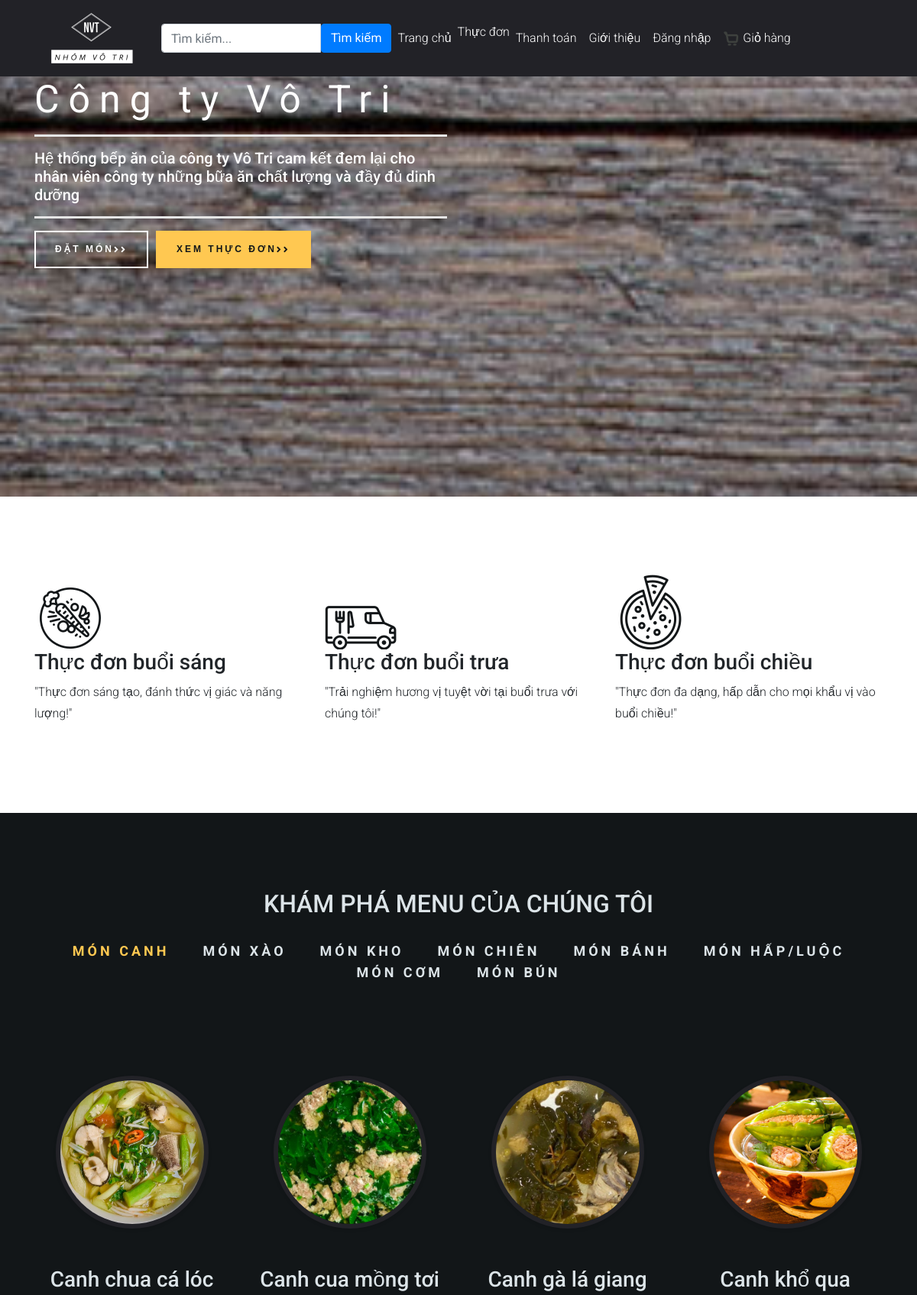
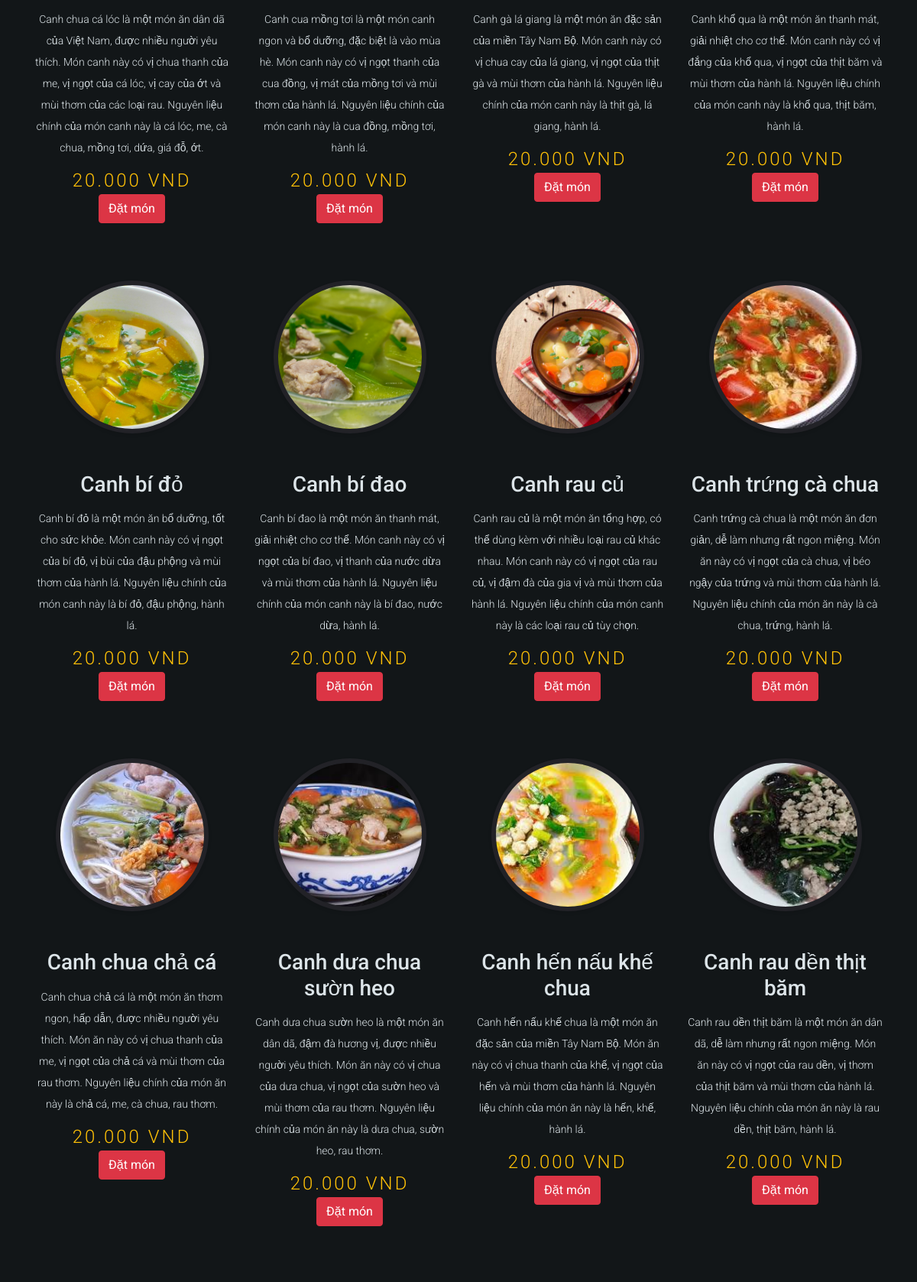
The page / (upper part) on the database its author committed (2 pictures, top to bottom).
### tables this page shows
CREATE TABLE `loaimonan` (
  `id_loaimonan` int(2) NOT NULL,
  `tenloaimonan` varchar(50) NOT NULL
);

CREATE TABLE `monan` (
  `id_monan` int(2) NOT NULL,
  `tenmonan` varchar(50) NOT NULL,
  `mota` varchar(300) NOT NULL,
  `hinhanh` varchar(150) NOT NULL,
  `gia` double NOT NULL,
  `id_loaimonan` int(2) NOT NULL,
  `trangthai` int(2) NOT NULL
);

### View/vindex.php (the view, shortened to what this page needs)
<section class="home-section" id="home">
	<div class="container">
		<div class="row" style="flex-wrap: nowrap;">
			<div class="col-md-6 home-left-section">
				<div style="padding: 100px 0px; color: white;">
					<h1>
						Công ty Vô Tri
					</h1>
                       <hr>
					<h5>
						Hệ thống bếp ăn của công ty Vô Tri cam kết đem lại cho nhân viên công ty những bữa ăn chất lượng và đầy đủ dinh dưỡng
					</h5>
                       <hr>
					<div style="display: flex;">
						<a href="./order_food.php" target="_blank" class="bttn_style_1" style="margin-right: 10px; display: flex;justify-content: center;align-items: center;">
							Đặt món
							<i class="fas fa-angle-right"></i><i class="fas fa-angle-right"></i>
						</a>
						<a href="?act=menus" class="bttn_style_2" style="display: flex;justify-content: center;align-items: center;">
							Xem Thực đơn
							<i class="fas fa-angle-right"></i><i class="fas fa-angle-right"></i>
						</a>
					</div>
				</div>
			</div>
		</div>
	</div>
</section>
<section class="our_qualities" style="padding:100px 0px;">
	<div class="container">
		<div class="row">
			<div class="col-md-4">
				<div class="our_qualities_column">
                    <img src="./Design/images/quality_food_img.png" >
                    <div class="caption">
                        <h3>
                            Thực đơn buổi sáng
                        </h3>
                        <p>
						"Thực đơn sáng tạo, đánh thức vị giác và năng lượng!"
                        </p>
                    </div>
                </div>
			</div>
			<div class="col-md-4">
				<div class="our_qualities_column">
                    <img src="./Design/images/fast_delivery_img.png" >
                    <div class="caption">
                        <h3>
                            Thực đơn buổi trưa
                        </h3>
                        <p>
						"Trải nghiệm hương vị tuyệt vời tại buổi trưa với chúng tôi!"
                        </p>
                    </div>
                </div>
			</div>
			<div class="col-md-4">
				<div class="our_qualities_column">
                    <img src="./Design/images/original_taste_img.png" >
                    <div class="caption">
                        <h3>
                            Thực đơn buổi chiều
                        </h3>
                        <p>
						"Thực đơn đa dạng, hấp dẫn cho mọi khẩu vị vào buổi chiều!"
                        </p>
                    </div>
                </div>
			</div>
		</div>
	</div>
</section>
<section class="our_menus" id="menus">
	<div class="container">
		<h2 style="text-align: center;margin-bottom: 30px">KHÁM PHÁ MENU CỦA CHÚNG TÔI</h2>
		<div class="menus_tabs">
			<div class="menus_tabs_picker">
				<ul style="text-align: center;margin-bottom: 70px">
					<?php
                        $stmt = $con->prepare("Select * from loaimonan");
                        $stmt->execute();
                        $rows = $stmt->fetchAll();
                        $x = 0;
						foreach ($rows as $row) {
							if ($x == 0) {
								echo "<li class = 'menu_category_name tab_category_links active_category' onclick=showCategoryMenus(event,'".str_replace(' ', '', $row['tenloaimonan'])."')>";
								echo $row['tenloaimonan'];
								echo "</li>";
							} else {
								echo "<li class = 'menu_category_name tab_category_links' onclick=showCategoryMenus(event,'".str_replace(' ', '', $row['tenloaimonan'])."')>";
								echo $row['tenloaimonan'];
								echo "</li>";
							}
							$x++;
						}
					?>
				</ul>
			</div>
			<div class="menus_tab">
				<?php
                       $stmt = $con->prepare("Select * from loaimonan");
                       $stmt->execute();
                       $rows = $stmt->fetchAll();
                       $i = 0;
                       foreach($rows as $row)
                       {
                           if($i == 0)
                           {
                               echo '<div class="menu_item  tab_category_content" id="'.str_replace(' ', '', $row['tenloaimonan']).'" style=display:block>';
                                   $stmt_menus = $con->prepare("Select * from monan where id_loaimonan = ?");
                                   $stmt_menus->execute(array($row['id_loaimonan']) );
                                   $rows_menus = $stmt_menus->fetchAll();
                                   echo "<div class='row'>";
                                    foreach($rows_menus as $menu)
                                    {
                                        ?>
                                            <div class="col-md-4 col-lg-3 menu-column">
												<a href="?act=menus">
                                                <div class="thumbnail" style="cursor:pointer">
                                                    <?php $source = "Design/image/".$menu['hinhanh']; ?>
                                                    <div class="menu-image">
												        <div class="image-preview">
												            <div style="background-image: url('<?php echo $source; ?>');"></div>
												        </div>
												    </div>
												</a>
                                                    <div class="caption">
                                                        <h3>
                                                            <?php echo $menu['tenmonan'];?>
                                                        </h3>
                                                        <p>
                                                            <?php echo $menu['mota']; ?>
                                                        </p>
                                                        <span class="menu_price text-warning" >
                                                        	<?php echo number_format($menu['gia'], 0, ',', '.') . " VND"; ?>
                                                        </span>
                                                           <div class="buttondatmon">
															<a href="../order_food.php">
																<button class="btn btn-danger btn-icon" style="margin: 5px 0;" type="button">Đặt món</button>
															</a>
														</div>
                                                    </div>
												</div>
                                            </div>
                                        <?php
                                    }
                           }
                           $i++;
                       }
                   ?>
</section>

### Design/css/main.css (style rules this page uses)
a, a:hover { text-decoration: none !important; }
ul { display: block; list-style: none; padding: 0; margin: 0; }
hr { margin-top: 1rem; margin-bottom: 1rem; background: white; border: 3px; border-top: 3px solid rgba(0,0,0,.1); }
html { scroll-behavior: smooth; }
body { font-family: 'Roboto', sans-serif; font-size: 16px; line-height: 28px; font-weight: 300; }
.home-section { background: url(../images/home_bg.jpg); background-position: center; background-repeat: no-repeat; background-size: cover; height: 650px; background-attachment: fixed; }
.bttn_style_1 { font-family: "Work Sans",sans-serif; letter-spacing: 3px; background-color: transparent; color: white !important; line-height: 45px; display: inline-block; padding: 0 25px; border-radius: 0; font-size: 12px; text-transform: uppercase; font-weight: 600; position: relative; border: 2px solid white; opacity: 1; }
.bttn_style_2 { font-family: "Work Sans",sans-serif; letter-spacing: 3px; background-color: #ffc851; color: rgb(18, 22, 24); line-height: 45px; display: inline-block; padding: 0 25px; border-radius: 0; font-size: 12px; text-transform: uppercase; font-weight: 600; position: relative; border: 2px solid #ffc851; overflow: hidden; z-index: 1; -webkit-transition: color 0.4s cubic-bezier(0.4, 0, 0.2, 1); -moz-transition: color 0.4s cubic-bezier(0.4, 0, 0.2, 1); -ms-transition: color 0.4s cubic-bezier(0.4, 0, 0.2, 1); -o-transition: color 0.4s cubic-bezier(0.4, 0, 0.2, 1); transition: color 0.4s cubic-bezier(0.4, 0, 0.2, 1); }
.bttn_style_2:before { content: ""; position: absolute; top: 0; left: 0; bottom: 0; right: 0; background: #222227; -webkit-transform-origin: right center; -moz-transform-origin: right center; -ms-transform-origin: right center; transform-origin: right center; -webkit-transform: scale(0, 1); -moz-transform: scale(0, 1); -ms-transform: scale(0, 1); -o-transform: scale(0, 1); transform: scale(0, 1); -webkit-transition: -webkit-transform 0.4s cubic-bezier(0.4, 0, 0.2, 1); -moz-transition: -moz-transform 0.4s cubic-bezier(0.4, 0, 0.2, 1); -ms-transition: -ms-transform 0.4s cubic-bezier(0.4, 0, 0.2, 1); -o-transition: -o-transform 0.4s cubic-bezier(0.4, 0, 0.2, 1); transition: transform 0.4s cubic-bezier(0.4, 0, 0.2, 1); z-index: -1; }
.home-section h1 { color: rgb(255, 255, 255); white-space: nowrap; letter-spacing: 12px; font-weight: 400; font-size: 50px; }
.thumbnail { display: block; margin-bottom: 20px; line-height: 1.42857143; background-color: #fff; -webkit-transition: border .2s ease-in-out; -o-transition: border .2s ease-in-out; transition: border .2s ease-in-out; text-align: center; background: inherit; }
.our_menus, .image-gallery { color: #dce4e8; padding: 100px 0px; background:#121618; }
.menu_category_name { display: inline-block; cursor: pointer; vertical-align: top; font-size: 18px; line-height: 26px; letter-spacing: 4px; font-weight: 700; text-transform: uppercase; margin: 0 22px; -webkit-transition: all .3s; transition: all .3s; }
.tab_category_content { display: none; }
.active_category { color: #ffc851; }
.menu-image { position: relative; max-width: 200px; margin: 50px auto; }
.menu-image .image-preview { width: 200px; height: 200px; position: relative; border-radius: 100%; border: 6px solid #222227; box-shadow: 0px 2px 4px 0px rgba(0, 0, 0, 0.1); }
.menu-image .image-preview > div { width: 100%; height: 100%; border-radius: 100%; background-size: cover; background-repeat: no-repeat; background-position: center; }
.thumbnail>.caption>p { font-size: 14px; line-height: 28px; margin-top: 14px; }
.menu_price { font-size: 24px; line-height: 26px; letter-spacing: 3px; display: block; }

### rows shown on the page
loaimonan: tenloaimonan "MÓN CANH"
loaimonan: tenloaimonan "MÓN XÀO"
loaimonan: tenloaimonan "MÓN KHO"
loaimonan: tenloaimonan "MÓN CHIÊN"
loaimonan: tenloaimonan "MÓN BÁNH"
loaimonan: tenloaimonan "MÓN HẤP/LUỘC"
loaimonan: tenloaimonan "MÓN CƠM"
loaimonan: tenloaimonan "MÓN BÚN"
monan: hinhanh (picture), tenmonan "Canh chua cá lóc", mota "Canh chua cá lóc là một món ăn dân dã của Việt Nam, được nhiều người yêu thích. Món canh này có vị chua thanh của me, vị ngọt của cá lóc, vị cay của ớt và mùi thơm của các loại rau. Nguyên liệu chính của món canh này là cá lóc, me, cà chua, mồng tơi, dứa, giá đỗ, ớt.", gia "20.000"
monan: hinhanh (picture), tenmonan "Canh cua mồng tơi", mota "Canh cua mồng tơi là một món canh ngon và bổ dưỡng, đặc biệt là vào mùa hè. Món canh này có vị ngọt thanh của cua đồng, vị mát của mồng tơi và mùi thơm của hành lá. Nguyên liệu chính của món canh này là cua đồng, mồng tơi, hành lá.", gia "20.000"
monan: hinhanh (picture), tenmonan "Canh gà lá giang", mota "Canh gà lá giang là một món ăn đặc sản của miền Tây Nam Bộ. Món canh này có vị chua cay của lá giang, vị ngọt của thịt gà và mùi thơm của hành lá. Nguyên liệu chính của món canh này là thịt gà, lá giang, hành lá.", gia "20.000"
monan: hinhanh (picture), tenmonan "Canh khổ qua", mota "Canh khổ qua là một món ăn thanh mát, giải nhiệt cho cơ thể. Món canh này có vị đắng của khổ qua, vị ngọt của thịt băm và mùi thơm của hành lá. Nguyên liệu chính của món canh này là khổ qua, thịt băm, hành lá.", gia "20.000"
monan: hinhanh (picture), tenmonan "Canh bí đỏ", mota "Canh bí đỏ là một món ăn bổ dưỡng, tốt cho sức khỏe. Món canh này có vị ngọt của bí đỏ, vị bùi của đậu phộng và mùi thơm của hành lá. Nguyên liệu chính của món canh này là bí đỏ, đậu phộng, hành lá.", gia "20.000"
monan: hinhanh (picture), tenmonan "Canh bí đao", mota "Canh bí đao là một món ăn thanh mát, giải nhiệt cho cơ thể. Món canh này có vị ngọt của bí đao, vị thanh của nước dừa và mùi thơm của hành lá. Nguyên liệu chính của món canh này là bí đao, nước dừa, hành lá.", gia "20.000"
monan: hinhanh (picture), tenmonan "Canh rau củ", mota "Canh rau củ là một món ăn tổng hợp, có thể dùng kèm với nhiều loại rau củ khác nhau. Món canh này có vị ngọt của rau củ, vị đậm đà của gia vị và mùi thơm của hành lá. Nguyên liệu chính của món canh này là các loại rau củ tùy chọn.", gia "20.000"
monan: hinhanh (picture), tenmonan "Canh trứng cà chua", mota "Canh trứng cà chua là một món ăn đơn giản, dễ làm nhưng rất ngon miệng. Món ăn này có vị ngọt của cà chua, vị béo ngậy của trứng và mùi thơm của hành lá. Nguyên liệu chính của món ăn này là cà chua, trứng, hành lá.", gia "20.000"
monan: hinhanh (picture), tenmonan "Canh chua chả cá", mota "Canh chua chả cá là một món ăn thơm ngon, hấp dẫn, được nhiều người yêu thích. Món ăn này có vị chua thanh của me, vị ngọt của chả cá và mùi thơm của rau thơm. Nguyên liệu chính của món ăn này là chả cá, me, cà chua, rau thơm.", gia "20.000"
monan: hinhanh (picture), tenmonan "Canh dưa chua sườn heo", mota "Canh dưa chua sườn heo là một món ăn dân dã, đậm đà hương vị, được nhiều người yêu thích. Món ăn này có vị chua của dưa chua, vị ngọt của sườn heo và mùi thơm của rau thơm. Nguyên liệu chính của món ăn này là dưa chua, sườn heo, rau thơm.", gia "20.000"
monan: hinhanh (picture), tenmonan "Canh hến nấu khế chua", mota "Canh hến nấu khế chua là một món ăn đặc sản của miền Tây Nam Bộ. Món ăn này có vị chua thanh của khế, vị ngọt của hến và mùi thơm của hành lá. Nguyên liệu chính của món ăn này là hến, khế, hành lá.", gia "20.000"
monan: hinhanh (picture), tenmonan "Canh rau dền thịt băm", mota "Canh rau dền thịt băm là một món ăn dân dã, dễ làm nhưng rất ngon miệng. Món ăn này có vị ngọt của rau dền, vị thơm của thịt băm và mùi thơm của hành lá. Nguyên liệu chính của món ăn này là rau dền, thịt băm, hành lá.", gia "20.000"
